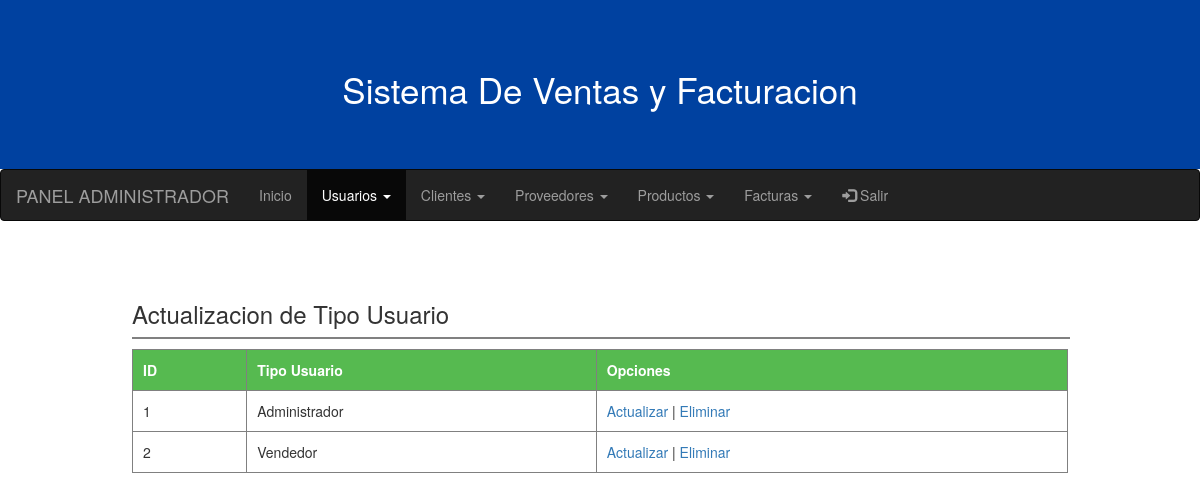
/Sistema/InicioAdmin/lista-tipo-usuarios.php, run on the app's committed database.
### tables this page shows
CREATE TABLE `rol` (
  `id_rol` int(11) NOT NULL AUTO_INCREMENT,
  `rol` varchar(50) NOT NULL,
  PRIMARY KEY (`id_rol`)
);

### Sistema/InicioAdmin/lista-tipo-usuarios.php (the view, shortened to what this page needs)
<!DOCTYPE html>
<html lang="es">
<head>
  <link rel="stylesheet" href="https://maxcdn.bootstrapcdn.com/bootstrap/3.4.1/css/bootstrap.min.css">
    <link rel="stylesheet" href="../css/usuarios.css">
</head>
<body>
  <div class="ban">
    <h3 class="s-t">Sistema De Ventas y Facturacion</h3>
  </div>
  <nav class="navbar navbar-inverse">
    <div class="container-fluid">
      <div class="navbar-header">
        <a class="navbar-brand" href="#">PANEL ADMINISTRADOR</a>
      </div>
      <ul class="nav navbar-nav">
        <ul class="nav navbar-nav">
          <li class=""><a href="index.php">Inicio</a></li>
          <li class="dropdown active">
          <a class="dropdown-toggle" data-toggle="dropdown" href="#">Usuarios
          <span class="caret"></span></a>
          </li>
          <li class="dropdown ">
          <a class="dropdown-toggle" data-toggle="dropdown" href="#">Clientes
          <span class="caret"></span></a>
          </li>
          <li class="dropdown">
          <a class="dropdown-toggle" data-toggle="dropdown" href="#">Proveedores
          <span class="caret"></span></a>
          </li>
          <li class="dropdown">
          <a class="dropdown-toggle" data-toggle="dropdown" href="#">Productos
          <span class="caret"></span></a>
          </li>
          <li class="dropdown">
          <a class="dropdown-toggle" data-toggle="dropdown" href="#">Facturas
          <span class="caret"></span></a>
          </li>
        </ul>
      <ul class="nav navbar-nav navbar-right">
        <li><a href="../php/salir.php"><span class="glyphicon glyphicon-log-in"></span>    Salir</a></li>
      </ul>
    </div>
  </nav>
  <section id="container">
    <div class="lista-f">
      <h3>Actualizacion de Tipo Usuario</h3>
      <hr>
      <table>
        <tr>
          <th>ID</th>
          <th>Tipo Usuario</th>
          <th>Opciones</th>
        </tr>
        <?php
            $conexion = mysqli_connect("localhost", "root", "", "Tienda");
            $query = mysqli_query($conexion, "SELECT r.id_rol, r.rol
                                              FROM rol r");
            $result = mysqli_num_rows($query);
            if($result > 0)
            {
              while ($data = mysqli_fetch_array($query))
              {
            ?>
              <tr>
                <td><?php echo $data['id_rol']; ?></td>
                <td><?php echo $data['rol']; ?></td>
                <td>
                  <a href="actualizar-tipo-usuario.php?id=<?php echo $data['id_rol']; ?>">Actualizar</a> |
                  <a href="eliminar-tipo-usuario.php?id=<?php echo $data['id_rol']; ?>">Eliminar</a>
                </td>
              </tr>
              <?php
                }
              }
              ?>
      </table>
    </div>
  </section>
</body>
</html>

### Sistema/css/usuarios.css (style rules this page uses)
#container { padding: 90px 15px 15px; margin-top: -50px; }
.lista-f { width: 80%; margin: auto; }
hr { border: 1px solid gray; width: 100%; display: block; margin: 10px 0; }
table { border-collapse: collapse; width: 100%; border: 1px solid gray; }
table th { text-align: left; padding: 10px; background-color: #56ba50; color: white; border: 1px solid gray; }
table td { padding: 10px; border: 1px solid gray; }
.ban { text-align: center; color: white; background-color: #0041a0; padding: 50px; }
.s-t { font-size: 35px; }

### data on the page
rol: id_rol "1", rol "Administrador"
rol: id_rol "2", rol "Vendedor"
